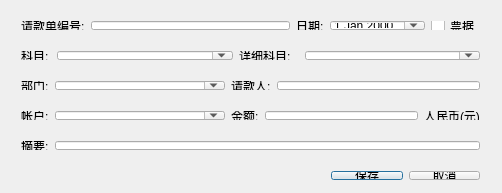
<?xml version="1.0" encoding="UTF-8"?>
<ui version="4.0">
 <class>CRCheckEditDlgClass</class>
 <widget class="QDialog" name="CRCheckEditDlgClass">
  <property name="geometry">
   <rect>
    <x>0</x>
    <y>0</y>
    <width>502</width>
    <height>193</height>
   </rect>
  </property>
  <property name="windowTitle">
   <string>请款单录入</string>
  </property>
  <widget class="QWidget" name="horizontalLayoutWidget_2">
   <property name="geometry">
    <rect>
     <x>10</x>
     <y>40</y>
     <width>481</width>
     <height>31</height>
    </rect>
   </property>
   <layout class="QHBoxLayout" name="horizontalLayout_2">
    <item>
     <widget class="QLabel" name="label_3">
      <property name="maximumSize">
       <size>
        <width>30</width>
        <height>16777215</height>
       </size>
      </property>
      <property name="text">
       <string>科目:</string>
      </property>
     </widget>
    </item>
    <item>
     <widget class="QComboBox" name="CRCheckTitle">
      <property name="editable">
       <bool>true</bool>
      </property>
     </widget>
    </item>
    <item>
     <widget class="QLabel" name="label_4">
      <property name="maximumSize">
       <size>
        <width>60</width>
        <height>16777215</height>
       </size>
      </property>
      <property name="text">
       <string>详细科目:</string>
      </property>
     </widget>
    </item>
    <item>
     <widget class="QComboBox" name="CRCheckSubTitle">
      <property name="editable">
       <bool>true</bool>
      </property>
     </widget>
    </item>
   </layout>
  </widget>
  <widget class="QWidget" name="horizontalLayoutWidget_3">
   <property name="geometry">
    <rect>
     <x>10</x>
     <y>70</y>
     <width>481</width>
     <height>31</height>
    </rect>
   </property>
   <layout class="QHBoxLayout" name="horizontalLayout_3">
    <item>
     <widget class="QLabel" name="label_2">
      <property name="maximumSize">
       <size>
        <width>30</width>
        <height>16777215</height>
       </size>
      </property>
      <property name="text">
       <string>部门:</string>
      </property>
     </widget>
    </item>
    <item>
     <widget class="QComboBox" name="department">
      <property name="minimumSize">
       <size>
        <width>170</width>
        <height>0</height>
       </size>
      </property>
      <property name="editable">
       <bool>true</bool>
      </property>
     </widget>
    </item>
    <item>
     <widget class="QLabel" name="label_9">
      <property name="text">
       <string>请款人:</string>
      </property>
     </widget>
    </item>
    <item>
     <widget class="QLineEdit" name="reqPeople"/>
    </item>
   </layout>
  </widget>
  <widget class="QWidget" name="horizontalLayoutWidget_4">
   <property name="geometry">
    <rect>
     <x>10</x>
     <y>130</y>
     <width>481</width>
     <height>31</height>
    </rect>
   </property>
   <layout class="QHBoxLayout" name="horizontalLayout_4">
    <item>
     <widget class="QLabel" name="label_5">
      <property name="text">
       <string>摘要:</string>
      </property>
     </widget>
    </item>
    <item>
     <widget class="QLineEdit" name="memo"/>
    </item>
   </layout>
  </widget>
  <widget class="QWidget" name="horizontalLayoutWidget">
   <property name="geometry">
    <rect>
     <x>320</x>
     <y>160</y>
     <width>171</width>
     <height>31</height>
    </rect>
   </property>
   <layout class="QHBoxLayout" name="horizontalLayout">
    <item>
     <widget class="QPushButton" name="btnSave">
      <property name="text">
       <string>保存</string>
      </property>
     </widget>
    </item>
    <item>
     <widget class="QPushButton" name="btnCancel">
      <property name="text">
       <string>取消</string>
      </property>
     </widget>
    </item>
   </layout>
  </widget>
  <widget class="QWidget" name="horizontalLayoutWidget_5">
   <property name="geometry">
    <rect>
     <x>10</x>
     <y>10</y>
     <width>481</width>
     <height>31</height>
    </rect>
   </property>
   <layout class="QHBoxLayout" name="horizontalLayout_5">
    <item>
     <widget class="QLabel" name="label">
      <property name="text">
       <string>请款单编号:</string>
      </property>
     </widget>
    </item>
    <item>
     <widget class="QLineEdit" name="code">
      <property name="maximumSize">
       <size>
        <width>400</width>
        <height>16777215</height>
       </size>
      </property>
      <property name="readOnly">
       <bool>true</bool>
      </property>
     </widget>
    </item>
    <item>
     <widget class="QLabel" name="label_8">
      <property name="text">
       <string>日期:</string>
      </property>
     </widget>
    </item>
    <item>
     <widget class="QDateEdit" name="dateEdit">
      <property name="calendarPopup">
       <bool>true</bool>
      </property>
     </widget>
    </item>
    <item>
     <widget class="QCheckBox" name="needCheck">
      <property name="text">
       <string>票据</string>
      </property>
     </widget>
    </item>
   </layout>
  </widget>
  <widget class="QWidget" name="horizontalLayoutWidget_6">
   <property name="geometry">
    <rect>
     <x>10</x>
     <y>100</y>
     <width>481</width>
     <height>31</height>
    </rect>
   </property>
   <layout class="QHBoxLayout" name="horizontalLayout_6">
    <item>
     <widget class="QLabel" name="label_10">
      <property name="text">
       <string>帐户:</string>
      </property>
     </widget>
    </item>
    <item>
     <widget class="QComboBox" name="account">
      <property name="minimumSize">
       <size>
        <width>170</width>
        <height>0</height>
       </size>
      </property>
      <property name="editable">
       <bool>true</bool>
      </property>
     </widget>
    </item>
    <item>
     <widget class="QLabel" name="label_6">
      <property name="text">
       <string>金额:</string>
      </property>
     </widget>
    </item>
    <item>
     <widget class="QLineEdit" name="money"/>
    </item>
    <item>
     <widget class="QLabel" name="label_7">
      <property name="text">
       <string>人民币(元)</string>
      </property>
     </widget>
    </item>
   </layout>
  </widget>
 </widget>
 <layoutdefault spacing="6" margin="11"/>
 <resources/>
 <connections>
  <connection>
   <sender>btnSave</sender>
   <signal>clicked()</signal>
   <receiver>CRCheckEditDlgClass</receiver>
   <slot>accept()</slot>
   <hints>
    <hint type="sourcelabel">
     <x>360</x>
     <y>145</y>
    </hint>
    <hint type="destinationlabel">
     <x>250</x>
     <y>85</y>
    </hint>
   </hints>
  </connection>
  <connection>
   <sender>btnCancel</sender>
   <signal>clicked()</signal>
   <receiver>CRCheckEditDlgClass</receiver>
   <slot>reject()</slot>
   <hints>
    <hint type="sourcelabel">
     <x>448</x>
     <y>145</y>
    </hint>
    <hint type="destinationlabel">
     <x>250</x>
     <y>85</y>
    </hint>
   </hints>
  </connection>
 </connections>
</ui>
